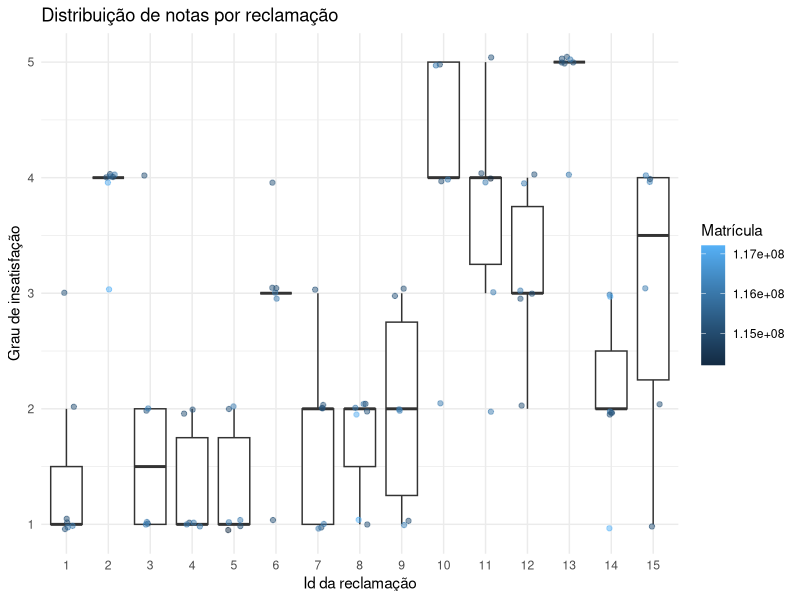
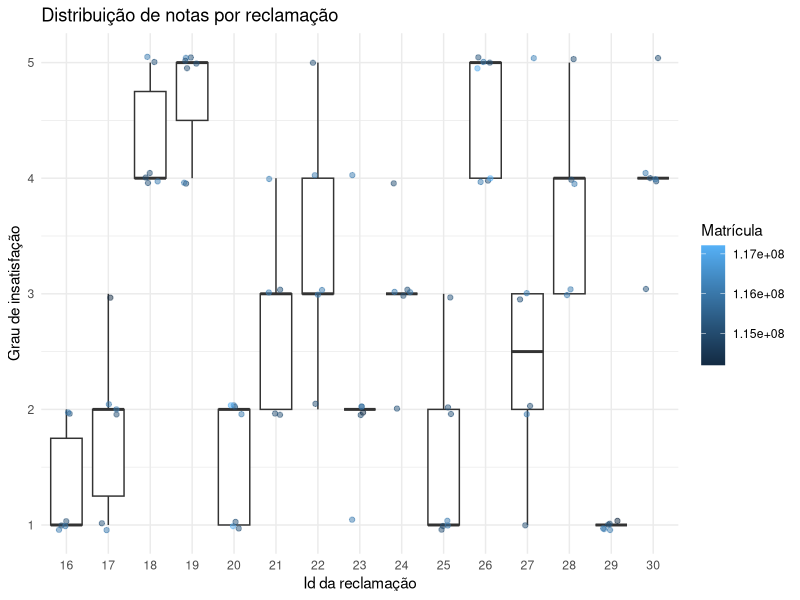
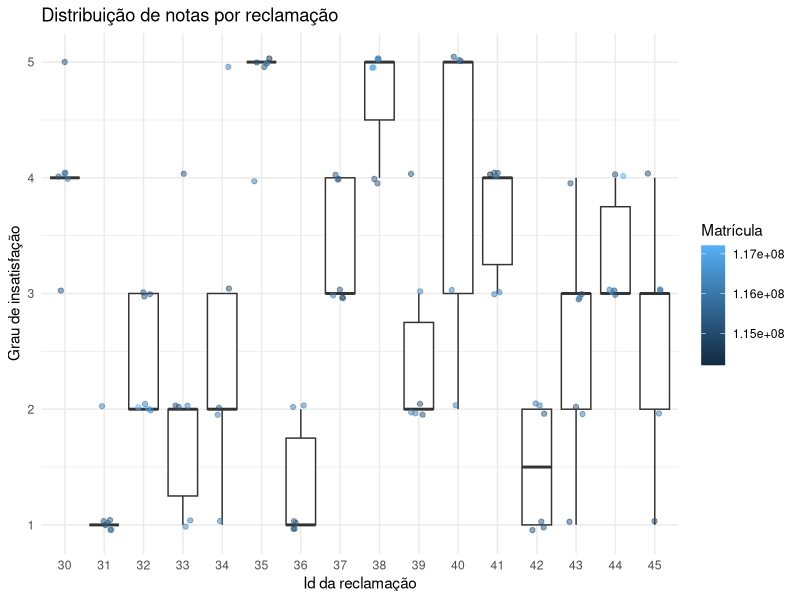
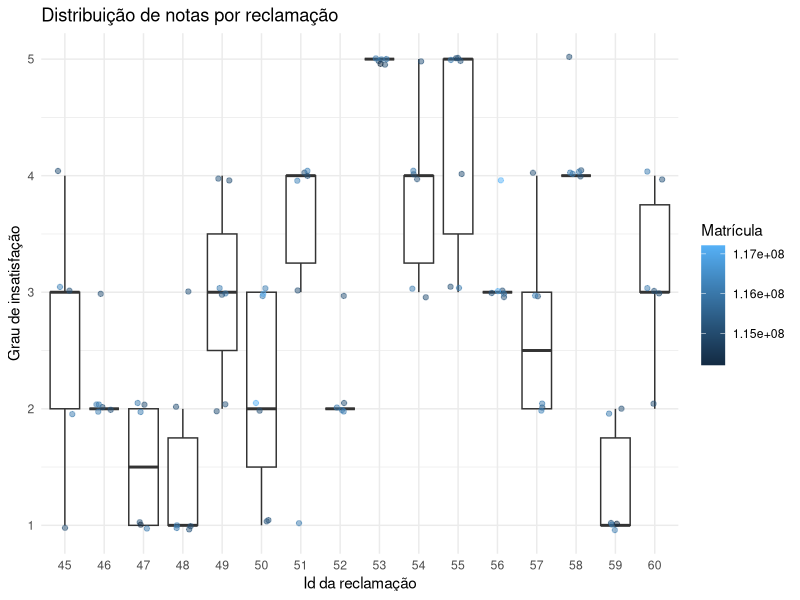

Source code (R) for these figures, in order:
## ---- chunk 1
library(tidyverse)
library(here)
theme_set(theme_minimal())

## ---- chunk 2
avaliacao_humana = read_csv("../data/3-avaliacao-humana/avaliacoes-20181030.csv")
reclamacoes = read_csv("../data/3-avaliacao-humana/reclamacoes-avaliadas-20180703.csv")

## ---- chunk 3

## ---- chunk 4
reclamacoes$numero_de_capslock <- str_count(reclamacoes$reclamacao, "\\b[A-Z]{2,}\\b")
reclamacoes$numero_de_exclamacoes <- str_count(reclamacoes$reclamacao, "!")
## ---- chunk 5
avaliacao_humana %>% 
    group_by(`ID da reclamação`) %>% 
    arrange(`ID da reclamação`) %>% 
    summarise(media_reclamacao = mean(`Grau de insatisfação`),
              mediana_reclamacao = median(`Grau de insatisfação`),
              desvio = sd(`Grau de insatisfação`))
## ---- chunk 6
distribuicao_avaliacao <- function(filtro) {
    result <- avaliacao_humana %>% 
        filter(`ID da reclamação` %in% filtro) %>% 
        
        ggplot(aes(x = reorder(`ID da reclamação`, `ID da reclamação`),
                   y = `Grau de insatisfação`,
                   color = Matrícula)) +
        geom_boxplot(outlier.colour = NA) + 
        geom_jitter(width = .2, alpha = .5, height = 0.05) + 
        labs(title = "Distribuição de notas por reclamação",
             x = "Id da reclamação")
    
    return(result)
}
## ---- chunk 7
distribuicao_avaliacao(1:15)
## ---- chunk 8
distribuicao_avaliacao(16:30)
## ---- chunk 9
distribuicao_avaliacao(30:45)
## ---- chunk 10
distribuicao_avaliacao(45:60)
